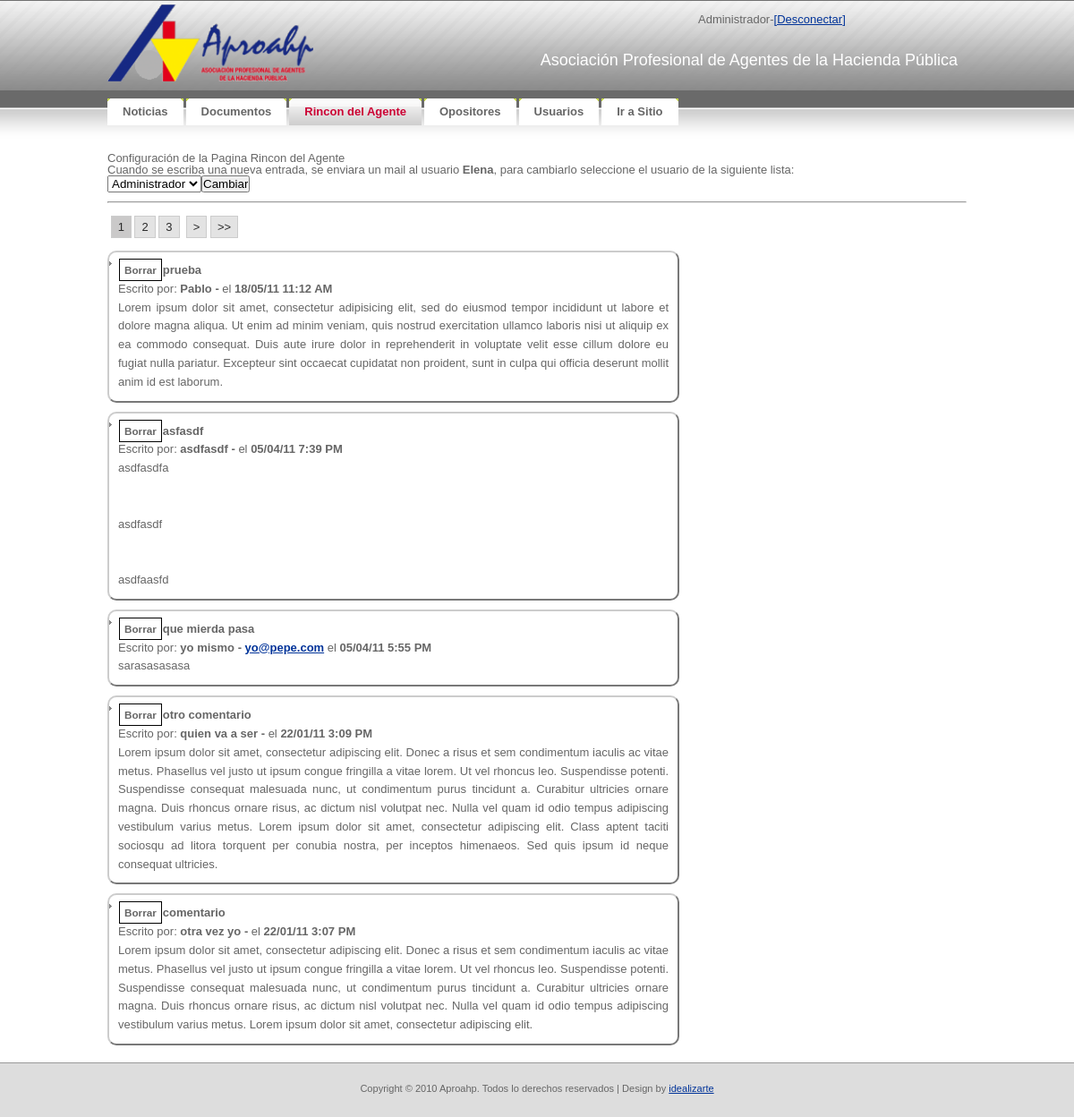
Screenshot of /admin/rincondelagente.php (signed in) with the database file from the repository.
### tables this page shows
CREATE TABLE IF NOT EXISTS `tbl_users` (
  `USR_ID` bigint(20) NOT NULL AUTO_INCREMENT,
  `USR_username` varchar(32) NOT NULL,
  `USR_password` varchar(32) NOT NULL,
  `USR_Displayname` varchar(32) NOT NULL,
  `USR_email` varchar(100) NOT NULL,
  `USR_Activo` tinyint(1) NOT NULL,
  PRIMARY KEY (`USR_ID`)
);

CREATE TABLE IF NOT EXISTS `tbl_blog` (
  `BLG_ID` bigint(20) NOT NULL AUTO_INCREMENT,
  `BLG_Activa` tinyint(1) NOT NULL,
  `BLG_Fecha` timestamp NOT NULL DEFAULT CURRENT_TIMESTAMP,
  `BLG_Titulo` varchar(50) NOT NULL,
  `BLG_Autor` varchar(50) NOT NULL,
  `BLG_Email` varchar(50) NOT NULL,
  `BLG_Comentario` varchar(5000) NOT NULL,
  PRIMARY KEY (`BLG_ID`)
);

### admin/rincondelagente.php (the view, shortened to what this page needs)
<?php
	require_once("../lib/siteconfig.php");
?>
<!DOCTYPE html PUBLIC "-//W3C//DTD XHTML 1.0 Strict//EN"
  "http://www.w3.org/TR/xhtml1/DTD/xhtml1-strict.dtd">
<html xmlns="http://www.w3.org/1999/xhtml" xml:lang="en" lang="en">
<head>
	<link rel="stylesheet" href="../css/reset.css" type="text/css" media="screen" charset="utf-8">
	<link rel="stylesheet" href="../css/aproahp.css" type="text/css" media="screen" charset="utf-8">
	<link rel="stylesheet" href="../css/jquery-ui.css" type="text/css" media="screen" charset="utf-8">
	<link rel="stylesheet" href="css/style.css" type="text/css" media="screen" charset="utf-8">
</head>
<body>
<div id="container">
<?php require("header.php")?>
<?php
	$cfg_result=mysql_query("SELECT * FROM tbl_users where usr_ID=".config_value("rincon_adminuser").";");
	if(mysql_num_rows($cfg_result)!=1)
	{
		echo "[ERROR]-Falta elemento de Configuracion";
	}else{
		$row = mysql_fetch_assoc($cfg_result);
	}
	echo "<div id=rinconconfig> Configuración de la Pagina Rincon del Agente<br/>Cuando se escriba una nueva entrada, se enviara un mail al usuario <strong>".$row["USR_Displayname"]."</strong>, para cambiarlo seleccione el usuario de la siguiente lista:";
	echo "<form id='frm_user' method='post' action='".$paginaactual."'>";
	echo "<select name='userid' id='selectuserid'>";
	$user_result=mysql_query("SELECT * FROM tbl_users ORDER BY USR_Displayname");
	for ($x = 0, $numrows = mysql_num_rows($user_result); $x < $numrows; $x++) {
		$row = mysql_fetch_assoc($user_result);
		echo "<option value=".$row["USR_ID"].">".$row["USR_Displayname"]."</option>";
	}
	echo "</select>";
	echo "<input type='submit' value='Cambiar' name='cambiaruser' id='cambiaruser'>";
	echo "</form>";
	echo "</div><hr/>";
	echo "<div id=blog>";
	if(isset($_GET['pagenum'])){
		$pagenum = $_GET['pagenum'];
	}else{
		$pagenum = 1;
	}
	$doc_result = mysql_query("SELECT * FROM tbl_blog ORDER BY blg_fecha DESC;") or die(mysql_error());
	$rows = mysql_num_rows($doc_result);
	$page_rows = 5;
	$pdata=pagination($rows,$pagenum,$page_rows);
	echo ($pdata['links']);
	echo "<ul>";
	$blg_result=mysql_query("SELECT * FROM tbl_blog ORDER BY blg_fecha DESC ".$pdata['limites'].";");
	for ($x = 0, $numrows = mysql_num_rows($blg_result); $x < $numrows; $x++) {
		$row = mysql_fetch_assoc($blg_result);
		$datetime = date("d/m/y g:i A", strtotime($row["BLG_Fecha"]));
		if($row["BLG_Email"]!=""){
			$emaillink="<a href='mailto:".$row["BLG_Email"]."'>".$row["BLG_Email"]."</a>";
		}else {$emaillink=" ";}
		echo "<li class= post><div class=borrar rel='".$row["BLG_ID"]."'>Borrar</div><span class=highlight>".$row["BLG_Titulo"]."</span><br>Escrito por: <span class=highlight>".$row["BLG_Autor"]." - ".$emaillink."</span> el <span class=highlight>".$datetime."</span><br>".nl2br($row["BLG_Comentario"])."</li>";
	}
	echo "</ul>";
	echo "</div>";
?>
</div>
</body>
</html>

### css/aproahp.css (style rules this page uses)
* { margin: 0; padding: 0; }
ul,li { list-style-type: none; }
body, th { background: #FFFFFF url(../images/img01.gif) repeat-x; font-family: Verdana, Arial, Helvetica, sans-serif; font-size: 13px; color: #666666; }
p, ul, ol { margin-bottom: 1.5em; line-height: 1.6em; }
p { color:#666666; }
ul { list-style: none; }
ul li { padding-left: 10px; background: url(../images/img16.gif) no-repeat 0px 10px; }
a:link { color: #003399; }
#container { width: 960px; padding: 0px 0px 0px 0px; margin:0 auto; text-align:justify; }
#footer { height:20px; padding: 20px; background: #DDDDDD; border-top: 1px solid #999999; }
#footer p { margin: 0; text-align: center; font-size: 85%; }
.post { padding:10px; border:2px outset #ccc; -moz-border-radius: 10px; -webkit-border-radius: 10px; padding: 10px; width:615px; margin-top:10px; }
.post .highlight { font-weight: bold; }

### admin/css/style.css (style rules this page uses)
.edit, .borrar, .activar { font-size: .9em; font-weight: bold; display: inline; position: relative; padding: 5px; margin: 1px; border: 1px solid black; cursor: pointer; }
#rinconconfig { margin-bottom: 10px; }

### rows the page displays
tbl_users: USR_Displayname "Elena"
tbl_blog: BLG_Titulo "prueba", BLG_Autor "Pablo", BLG_Fecha "18/05/11 11:12 AM", BLG_Comentario "Lorem ipsum dolor sit amet, consectetur adipisicing elit, sed do eiusmod tempor incididunt ut labore et dolore magna aliqua. Ut enim ad minim veniam, quis nostrud exercitation ullamco laboris nisi ut aliquip ex ea commodo consequat. Duis aute irure dolor in reprehenderit in voluptate velit esse cillum dolore eu fugiat nulla pariatur. Excepteur sint occaecat cupidatat non proident, sunt in culpa qui officia deserunt mollit anim id est laborum."
tbl_blog: BLG_Titulo "asfasdf", BLG_Autor "asdfasdf", BLG_Fecha "05/04/11 7:39 PM", BLG_Comentario "asdfasdfa asdfasdf asdfaasfd"
tbl_blog: BLG_Titulo "que mierda pasa", BLG_Autor "yo mismo", BLG_Email "yo@pepe.com", BLG_Fecha "05/04/11 5:55 PM", BLG_Comentario "sarasasasasa"
tbl_blog: BLG_Titulo "otro comentario", BLG_Autor "quien va a ser", BLG_Fecha "22/01/11 3:09 PM", BLG_Comentario "Lorem ipsum dolor sit amet, consectetur adipiscing elit. Donec a risus et sem condimentum iaculis ac vitae metus. Phasellus vel justo ut ipsum congue fringilla a vitae lorem. Ut vel rhoncus leo. Suspendisse potenti. Suspendisse consequat malesuada nunc, ut condimentum purus tincidunt a. Curabitur ultricies ornare magna. Duis rhoncus ornare risus, ac dictum nisl volutpat nec. Nulla vel quam id odio tempus adipiscing vestibulum varius metus. Lorem ipsum dolor sit amet, consectetur adipiscing elit. Class aptent taciti sociosqu ad litora torquent per conubia nostra, per inceptos himenaeos. Sed quis ipsum id neque consequat ultricies."
tbl_blog: BLG_Titulo "comentario", BLG_Autor "otra vez yo", BLG_Fecha "22/01/11 3:07 PM", BLG_Comentario "Lorem ipsum dolor sit amet, consectetur adipiscing elit. Donec a risus et sem condimentum iaculis ac vitae metus. Phasellus vel justo ut ipsum congue fringilla a vitae lorem. Ut vel rhoncus leo. Suspendisse potenti. Suspendisse consequat malesuada nunc, ut condimentum purus tincidunt a. Curabitur ultricies ornare magna. Duis rhoncus ornare risus, ac dictum nisl volutpat nec. Nulla vel quam id odio tempus adipiscing vestibulum varius metus. Lorem ipsum dolor sit amet, consectetur adipiscing elit."

### other values shown
$_SESSION['DisplayName'] "Administrador"
$item['Name'] "Noticias"
$item['Name'] "Documentos"
$item['Name'] "Rincon del Agente"
$item['Name'] "Opositores"
$item['Name'] "Usuarios"
$item['Name'] "Ir a Sitio"
form field userid "Administrador"
